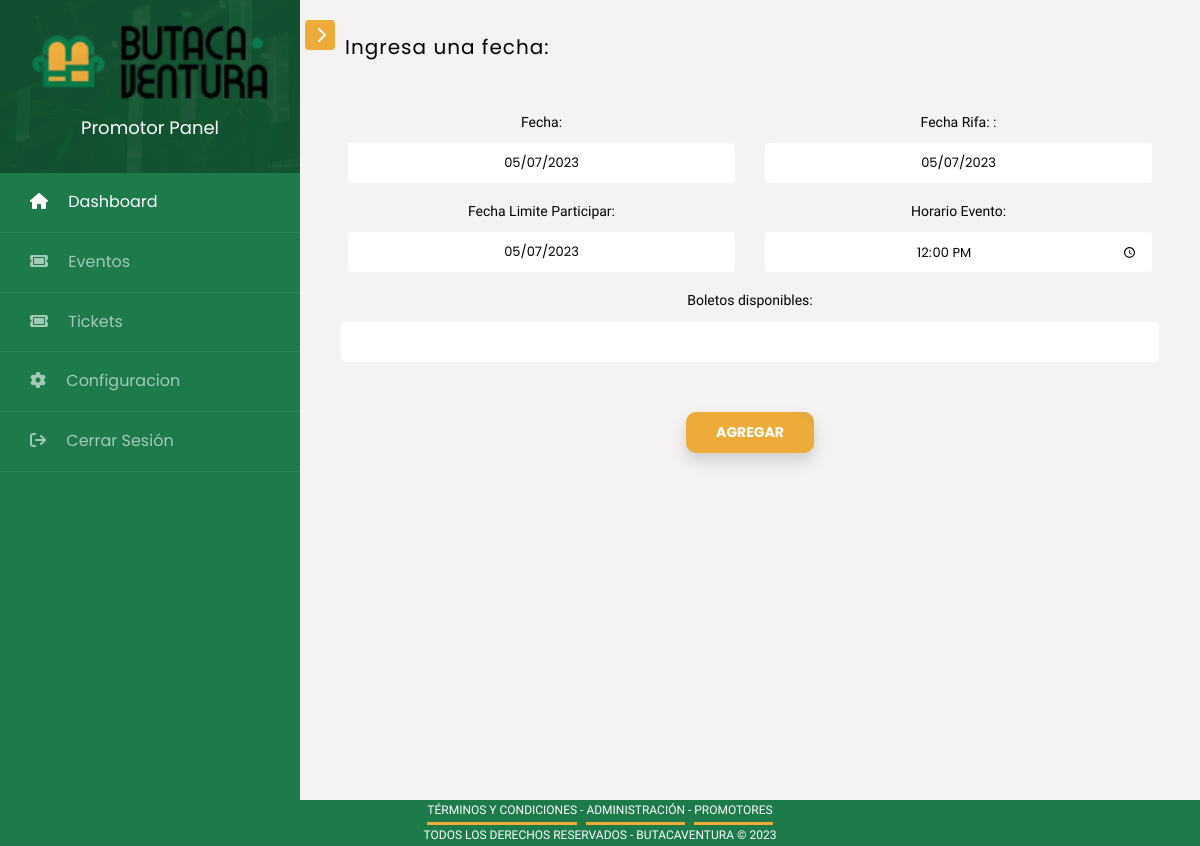
/date_event_update_pr/e832ea1a/ (signed in), run on the app's committed database.
### butaca/models.py (models this page shows, shortened)
class DateEvent(models.Model):
    date_event_id = models.CharField(max_length=20, primary_key=True, unique=True, default='1')
    event_name = models.ForeignKey(Event, on_delete=models.CASCADE, null=True)
    event = models.CharField(max_length=50, null=True)
    promoter = models.CharField(max_length=50, null=True)
    date = models.DateField(auto_now=False, auto_now_add=False, null=True)
    ticket_quantity = models.IntegerField(null=True)
    draw_event = models.DateField(auto_now=False, auto_now_add=False, null=True)
    draw_limit_date = models.DateField(auto_now=False, auto_now_add=False, null=True)
    event_time = models.TimeField(auto_now=False, auto_now_add=False, null=True)
    status = models.BooleanField(default=True, blank=True)

### butaca/views.py (the view, shortened to what this page needs)
# urls.py: path('date_event_update_pr/<str:date_event_id>/', DateEventPromoterUpdate.as_view(), name='date_event_update_pro'),
class DateEventPromoterUpdate(LoginRequiredMixin, UpdateView):
    model = DateEvent
    fields = ['date', 'draw_event', 'draw_limit_date', 'event_time', 'ticket_quantity' ]
    template_name = "butaca/event_date_update_promoter.html"
    success_url = reverse_lazy('event_detail_promoter')
    def get_object(self, queryset=None):
        date_event_id = self.kwargs['date_event_id']
        obj = DateEvent.objects.get(date_event_id=date_event_id)
        return obj

### butaca/templates/butaca/event_date_update_promoter.html (shortened to what this page needs)
{% extends 'base_dashboard_prom.html' %}
{% block content %}
<form method='POST' class="row g-3">
    {% load widget_tweaks %}
    <div class="row">
        <h5 class="col-lg-6 fw-normal mb-3 pb-3 hi" style="letter-spacing: 1px;">Ingresa una fecha:</h5>
        <div class="text-center col-lg-3">
        </div>
        <div class="text-center col-lg-3">
        </div>
    </div>
    <div class="col-md-6 text-center">
        <label  class="form-label formfontblk">Fecha:</label>
        {{ form.date|add_class:"form-control text-center shadow"|attr:"type:"}}
      </div>
    <div class="col-md-6 text-center">
        <label  class="form-label formfontblk">Fecha Rifa: :</label>
        {{ form.draw_event|add_class:"form-control text-center shadow"|attr:"type:"}}
    </div>
    <div class="col-md-6 text-center">
        <label  class="form-label formfontblk">Fecha Limite Participar:</label>
        {{ form.draw_limit_date|add_class:"form-control text-center shadow"|attr:"type:"}}
    </div>
    <div class="col-md-6 text-center">
        <label  class="form-label formfontblk">Horario Evento:</label>
        {{ form.event_time|add_class:"form-control text-center shadow"|attr:"type:time"}}
    </div>
    <div class=" text-center">
        <label  class="form-label formfontblk">Boletos disponibles:</label>
        {{ form.ticket_quantity|add_class:"form-control text-center shadow"}}
    </div>
    <div class="col-12 text-center p-4">
        <button type="submit" class="button-87 shadow mx-auto" role="button">Agregar</button>
      </div>
</form>
{% endblock content %}

### static/css/main.css (style rules this page uses)
.button-87 { margin: 10px; padding: 8px 30px; text-align: center; text-transform: uppercase; transition: 0.5s; background-size: 200% auto; color: #ffffff; border-radius: 10px; display: block; border: 0px; font-weight: 700; box-shadow: 0px 0px 14px -7px #EDAB3A; background-image: linear-gradient(45deg, #EDAB3A 0%, #EDAB3A 51%, #1D7B4B 100%); cursor: pointer; user-select: none; -webkit-user-select: none; touch-action: manipulation; }
.formfontblk { color: black; font-family: 'Comfortaa', sans-serif; }

### data on the page
DateEvent: date "05/07/2023", draw_event "05/07/2023", draw_limit_date "05/07/2023", event_time "12:00:00"
